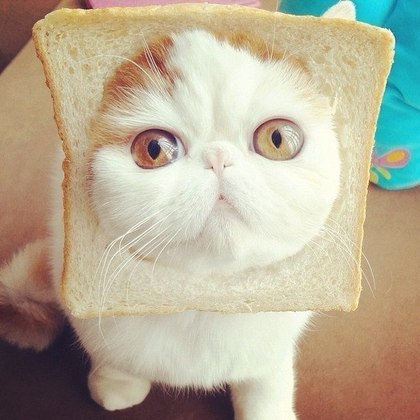
#> input picture pillow/cat.jpg, 420 x 420 px
$ python satanic.py
#> lines starting #> are read from the running program, lines starting #| are printed output that depends on the picture
from PIL import Image

im = Image.open("cat.jpg").convert("RGB") # преобразование в RGB
#> im is the input picture: PIL image 420x420 RGB; mean R, G, B 183.5, 173.9, 151.3
pixels = im.load()

for i in range(im.width):  # i по ширине
    for j in range(im.height):  # j по высоте
        r, g, b = pixels[i, j]  # кортеж (r,g,b) автоматически раскладывается по переменным слева от присваивания
        # инвертируем
        r = 255 - r
        g = 255 - g
        b = 255 - b
        # добавляем красного
        r = min(255, r + 150)
        pixels[i, j] = (r, g, b)
im.show()
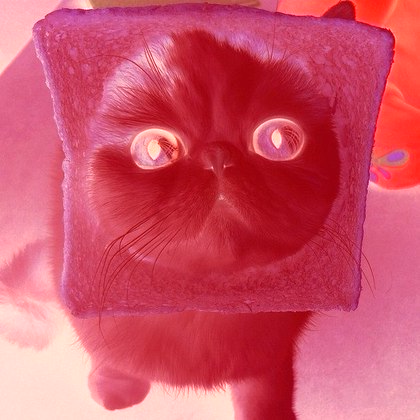
#> shown: PIL image 420x420 RGB; mean R, G, B 208.7, 81.1, 103.7
im.save("result.jpg")
